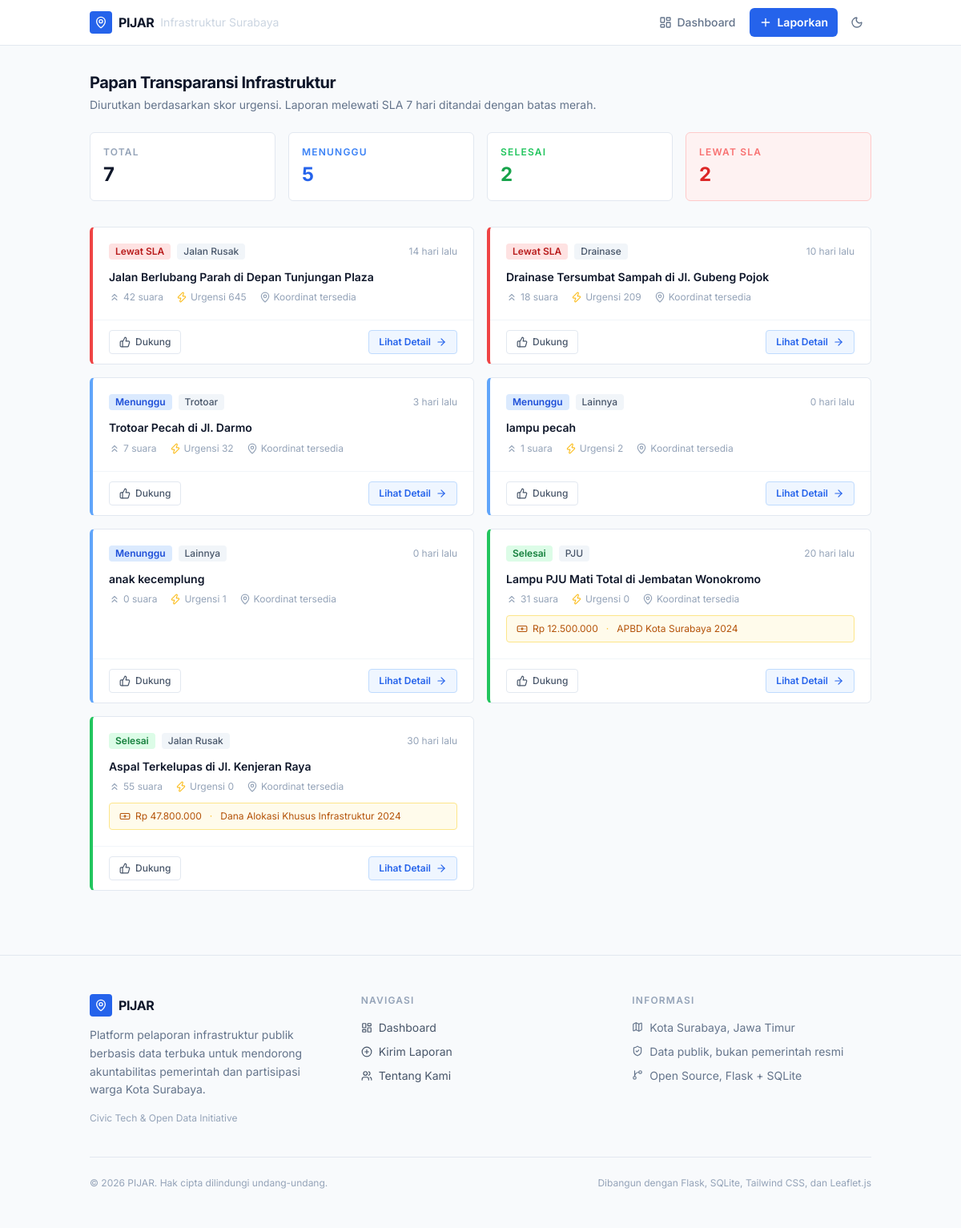
The page / on the database its author committed.
### tables this page shows
CREATE TABLE reports (
            id             INTEGER PRIMARY KEY AUTOINCREMENT,
            title          TEXT    NOT NULL,
            category       TEXT    NOT NULL,
            description    TEXT,
            latitude       REAL,
            longitude      REAL,
            issue_image    TEXT,
            resolved_image TEXT,
            budget_spent   REAL,
            budget_source  TEXT,
            created_at     TIMESTAMP DEFAULT CURRENT_TIMESTAMP,
            upvotes        INTEGER   DEFAULT 0,
            status         TEXT      DEFAULT 'pending'
        );

### app.py (the view)
@app.route("/")
def dashboard():
    db = get_db()
    rows = db.execute("SELECT * FROM reports ORDER BY created_at DESC").fetchall()
    reports = _enrich_reports(rows)
    return render_template(
        "index.html",
        reports=reports,
        total=len(reports),
        pending_count=sum(1 for r in reports if r["status"] == "pending"),
        resolved_count=sum(1 for r in reports if r["status"] == "resolved"),
        shame_count=sum(1 for r in reports if r["is_overdue"]),
        upvoted_ids=list(session.get("upvoted_ids", [])),
    )

### app.py (called while the page is built)
def get_db() -> sqlite3.Connection:
    if "_database" not in g:
        g._database = sqlite3.connect(DATABASE)
        g._database.row_factory = sqlite3.Row
        g._database.execute("PRAGMA journal_mode=WAL")
        g._database.execute("PRAGMA foreign_keys=ON")
    return g._database

def _parse_created_at(raw: str) -> datetime:
    for fmt in ("%Y-%m-%d %H:%M:%S.%f", "%Y-%m-%d %H:%M:%S"):
        try:
            return datetime.strptime(raw, fmt)
        except ValueError:
            continue
    return datetime.utcnow()

def _enrich_reports(rows) -> list[dict]:
    now = datetime.utcnow()
    enriched = []
    for row in rows:
        r = dict(row)
        created  = _parse_created_at(r["created_at"])
        days_old = (now - created).days
        r["days_old"]   = days_old
        r["is_overdue"] = (r["status"] == "pending") and (days_old > 7)
        if r["status"] == "resolved":
            r["urgency"] = 0
        else:
            r["urgency"] = (days_old + 1) * (r["upvotes"] + 1)
        enriched.append(r)
    return sorted(enriched, key=lambda x: x["urgency"], reverse=True)

### templates/index.html (shortened to what this page needs)
{% extends "base.html" %}
{% block content %}
<div class="mb-6">
  <h1 class="text-xl font-bold text-slate-900 dark:text-white tracking-tight">
    Papan Transparansi Infrastruktur
  </h1>
  <p class="mt-1 text-sm text-slate-500 dark:text-slate-400">
    Diurutkan berdasarkan skor urgensi. Laporan melewati SLA 7 hari ditandai dengan batas merah.
  </p>
</div>
<div class="grid grid-cols-2 md:grid-cols-4 gap-4 mb-8">
  <div class="bg-white dark:bg-slate-800 border border-slate-200 dark:border-slate-700 rounded-md px-4 py-4">
    <p class="text-xs font-semibold uppercase tracking-widest text-slate-400 dark:text-slate-500 mb-1">Total</p>
    <p class="text-2xl font-bold text-slate-900 dark:text-white">{{ total }}</p>
  </div>
  <div class="bg-white dark:bg-slate-800 border border-slate-200 dark:border-slate-700 rounded-md px-4 py-4">
    <p class="text-xs font-semibold uppercase tracking-widest text-blue-500 mb-1">Menunggu</p>
    <p class="text-2xl font-bold text-blue-600 dark:text-blue-400">{{ pending_count }}</p>
  </div>
  <div class="bg-white dark:bg-slate-800 border border-slate-200 dark:border-slate-700 rounded-md px-4 py-4">
    <p class="text-xs font-semibold uppercase tracking-widest text-green-500 mb-1">Selesai</p>
    <p class="text-2xl font-bold text-green-600 dark:text-green-400">{{ resolved_count }}</p>
  </div>
  <div class="rounded-md px-4 py-4
              {% if shame_count > 0 %}
                bg-red-50 dark:bg-red-900/20 border border-red-200 dark:border-red-800
              {% else %}
                bg-white dark:bg-slate-800 border border-slate-200 dark:border-slate-700
              {% endif %}">
    <p class="text-xs font-semibold uppercase tracking-widest text-red-400 mb-1">Lewat SLA</p>
    <p class="text-2xl font-bold text-red-600 dark:text-red-400">{{ shame_count }}</p>
  </div>
</div>
{% if reports %}
  <div class="grid grid-cols-1 md:grid-cols-2 gap-4">
    {% for report in reports %}
      {% if report.is_overdue %}
        {% set left_border = "border-l-4 border-l-red-500" %}
        {% set badge_cls   = "bg-red-100 text-red-700 dark:bg-red-900/40 dark:text-red-400" %}
        {% set badge_label = "Lewat SLA" %}
      {% elif report.status == 'resolved' %}
        {% set left_border = "border-l-4 border-l-green-500" %}
        {% set badge_cls   = "bg-green-100 text-green-700 dark:bg-green-900/40 dark:text-green-400" %}
        {% set badge_label = "Selesai" %}
      {% else %}
        {% set left_border = "border-l-4 border-l-blue-400" %}
        {% set badge_cls   = "bg-blue-100 text-blue-700 dark:bg-blue-900/40 dark:text-blue-400" %}
        {% set badge_label = "Menunggu" %}
      {% endif %}
      <article class="bg-white dark:bg-slate-800
                      rounded-md flex flex-col transition-colors
                      border border-slate-200 dark:border-slate-700
                      {{ left_border }}">
        <div class="p-5 flex-1">
          <div class="flex flex-wrap items-center gap-2 mb-3">
            <span class="inline-flex items-center px-2 py-0.5 rounded text-xs font-semibold {{ badge_cls }}">
              {{ badge_label }}
            </span>
            <span class="inline-flex items-center px-2 py-0.5 rounded text-xs font-medium
                         bg-slate-100 dark:bg-slate-700 text-slate-600 dark:text-slate-300">
              {{ report.category }}
            </span>
            <span class="text-xs text-slate-400 dark:text-slate-500 ml-auto">{{ report.days_old }} hari lalu</span>
          </div>
          <h2 class="font-semibold text-slate-900 dark:text-slate-100 text-sm leading-snug mb-2">
            {{ report.title }}
          </h2>
          <div class="flex items-center gap-4 text-xs text-slate-400 dark:text-slate-500">
            <span class="flex items-center gap-1">
              <i data-lucide="chevrons-up" class="w-3.5 h-3.5"></i>
              {{ report.upvotes }} suara
            </span>
            <span class="flex items-center gap-1">
              <i data-lucide="zap" class="w-3.5 h-3.5 text-amber-400"></i>
              Urgensi {{ report.urgency }}
            </span>
            {% if report.latitude and report.longitude %}
              <span class="flex items-center gap-1">
                <i data-lucide="map-pin" class="w-3.5 h-3.5"></i>
                Koordinat tersedia
              </span>
            {% endif %}
          </div>
          {% if report.status == 'resolved' and report.budget_spent %}
            <div class="mt-3 flex items-center gap-1.5 text-xs
                        text-amber-700 dark:text-amber-400
                        bg-amber-50 dark:bg-amber-900/20
                        border border-amber-200 dark:border-amber-800
                        rounded px-3 py-2">
              <i data-lucide="banknote" class="w-3.5 h-3.5 shrink-0"></i>
              <span>Rp {{ "{:,.0f}".format(report.budget_spent).replace(',', '.') }}</span>
              {% if report.budget_source %}
                <span class="text-amber-400 mx-1">·</span>
                <span class="truncate">{{ report.budget_source }}</span>
              {% endif %}
            </div>
          {% endif %}
        </div>
        <div class="px-5 py-3 border-t border-slate-100 dark:border-slate-700
                    flex items-center justify-between gap-3">
          <form action="{{ url_for('upvote', report_id=report.id) }}" method="POST" class="inline">
            {% if report.id in upvoted_ids %}
              <button type="submit" disabled
                      class="inline-flex items-center gap-1.5 px-3 py-1.5 text-xs font-medium
                             text-slate-400 dark:text-slate-500
                             bg-slate-50 dark:bg-slate-800
                             border border-slate-200 dark:border-slate-700
                             rounded opacity-60 cursor-not-allowed">
                <i data-lucide="check" class="w-3.5 h-3.5"></i>
                Didukung
              </button>
            {% else %}
              <button type="submit"
                      class="inline-flex items-center gap-1.5 px-3 py-1.5 text-xs font-medium
                             text-slate-600 dark:text-slate-300
                             bg-white dark:bg-slate-700
                             border border-slate-200 dark:border-slate-600
                             hover:bg-slate-50 dark:hover:bg-slate-600
                             hover:border-slate-300 dark:hover:border-slate-500
                             active:bg-slate-100 dark:active:bg-slate-500
                             rounded transition-colors">
                <i data-lucide="thumbs-up" class="w-3.5 h-3.5"></i>
                Dukung
              </button>
            {% endif %}
          </form>
          <a href="{{ url_for('detail', report_id=report.id) }}"
             class="inline-flex items-center gap-1.5 px-3 py-1.5 text-xs font-semibold
                    text-blue-600 dark:text-blue-400
                    bg-blue-50 dark:bg-blue-900/30
                    border border-blue-200 dark:border-blue-800
                    hover:bg-blue-100 dark:hover:bg-blue-900/50
                    active:bg-blue-200 dark:active:bg-blue-900/70
                    rounded transition-colors">
            Lihat Detail
            <i data-lucide="arrow-right" class="w-3.5 h-3.5"></i>
          </a>
        </div>
      </article>
    {% endfor %}
  </div>
{% endif %}
{% endblock %}

### templates/base.html (shortened to what this page needs)
<!DOCTYPE html>
<html lang="id" class="h-full">
<head>
  <script src="https://cdn.tailwindcss.com"></script>
</head>
<body class="h-full bg-slate-50 dark:bg-slate-900 text-slate-800 dark:text-slate-200 font-sans antialiased transition-colors duration-200">
  <header class="bg-white dark:bg-slate-800 border-b border-slate-200 dark:border-slate-700 sticky top-0 z-40 transition-colors">
    <div class="max-w-5xl mx-auto px-4 sm:px-6">
      <div class="flex items-center justify-between h-14 gap-3">
        <a href="{{ url_for('dashboard') }}" class="flex items-center gap-2 shrink-0">
          <span class="inline-flex items-center justify-center w-7 h-7 rounded bg-blue-600 text-white">
            <i data-lucide="map-pin" class="w-4 h-4"></i>
          </span>
          <span class="font-bold text-slate-900 dark:text-white text-base tracking-tight leading-none">PIJAR</span>
          <span class="hidden sm:inline text-slate-300 dark:text-slate-500 text-sm font-normal">Infrastruktur Surabaya</span>
        </a>
        <nav class="flex items-center gap-1.5">
          <a href="{{ url_for('dashboard') }}"
             class="hidden sm:inline-flex items-center gap-1.5 px-3 py-1.5 text-sm font-medium
                    text-slate-500 dark:text-slate-400
                    hover:text-slate-900 dark:hover:text-white
                    hover:bg-slate-100 dark:hover:bg-slate-700
                    rounded-md transition-colors">
            <i data-lucide="layout-dashboard" class="w-4 h-4"></i>
            Dashboard
          </a>
          <a href="{{ url_for('report') }}"
             class="inline-flex items-center gap-1.5 px-3 py-2 text-sm font-semibold text-white
                    bg-blue-600 hover:bg-blue-700 active:bg-blue-800 rounded-md transition-colors">
            <i data-lucide="plus" class="w-4 h-4"></i>
            Laporkan
          </a>
          <button id="theme-toggle"
                  aria-label="Ganti tema gelap/terang"
                  class="inline-flex items-center justify-center w-9 h-9
                         text-slate-500 dark:text-slate-400
                         hover:bg-slate-100 dark:hover:bg-slate-700
                         rounded-md transition-colors">
            <i data-lucide="moon" id="icon-moon" class="w-4 h-4 block  dark:hidden"></i>
          </button>
        </nav>
      </div>
    </div>
  </header>
  <main class="max-w-5xl mx-auto px-4 sm:px-6 py-8">
    {% block content %}{% endblock %}
  </main>
  <footer class="mt-12 border-t border-slate-200 dark:border-slate-800
                 bg-slate-50 dark:bg-slate-950 transition-colors">
    <div class="max-w-5xl mx-auto px-4 sm:px-6 py-12">
      <div class="grid grid-cols-1 md:grid-cols-3 gap-10">
        <div class="space-y-3">
          <div class="flex items-center gap-2">
            <span class="inline-flex items-center justify-center w-7 h-7 rounded bg-blue-600 text-white shrink-0">
              <i data-lucide="map-pin" class="w-4 h-4"></i>
            </span>
            <span class="font-bold text-slate-900 dark:text-white text-base tracking-tight">PIJAR</span>
          </div>
          <p class="text-sm text-slate-500 dark:text-slate-400 leading-relaxed max-w-xs">
            Platform pelaporan infrastruktur publik berbasis data terbuka untuk mendorong
            akuntabilitas pemerintah dan partisipasi warga Kota Surabaya.
          </p>
          <p class="text-xs text-slate-400 dark:text-slate-600 pt-1">
            Civic Tech &amp; Open Data Initiative
          </p>
        </div>
        <div>
          <h4 class="text-xs font-semibold uppercase tracking-widest text-slate-400 dark:text-slate-500 mb-4">
            Navigasi
          </h4>
          <ul class="space-y-2.5">
            <li>
              <a href="{{ url_for('dashboard') }}"
                 class="flex items-center gap-2 text-sm text-slate-600 dark:text-slate-400
                        hover:text-blue-600 dark:hover:text-blue-400 transition-colors">
                <i data-lucide="layout-dashboard" class="w-3.5 h-3.5"></i>
                Dashboard
              </a>
            </li>
            <li>
              <a href="{{ url_for('report') }}"
                 class="flex items-center gap-2 text-sm text-slate-600 dark:text-slate-400
                        hover:text-blue-600 dark:hover:text-blue-400 transition-colors">
                <i data-lucide="plus-circle" class="w-3.5 h-3.5"></i>
                Kirim Laporan
              </a>
            </li>
            <li>
              <a href="#"
                 class="flex items-center gap-2 text-sm text-slate-600 dark:text-slate-400
                        hover:text-blue-600 dark:hover:text-blue-400 transition-colors">
                <i data-lucide="users" class="w-3.5 h-3.5"></i>
                Tentang Kami
              </a>
            </li>
          </ul>
        </div>
        <div>
          <h4 class="text-xs font-semibold uppercase tracking-widest text-slate-400 dark:text-slate-500 mb-4">
            Informasi
          </h4>
          <ul class="space-y-2.5">
            <li class="flex items-start gap-2 text-sm text-slate-500 dark:text-slate-400">
              <i data-lucide="map" class="w-3.5 h-3.5 shrink-0 mt-0.5"></i>
              Kota Surabaya, Jawa Timur
            </li>
            <li class="flex items-start gap-2 text-sm text-slate-500 dark:text-slate-400">
              <i data-lucide="shield-check" class="w-3.5 h-3.5 shrink-0 mt-0.5"></i>
              Data publik, bukan pemerintah resmi
            </li>
            <li class="flex items-start gap-2 text-sm text-slate-500 dark:text-slate-400">
              <i data-lucide="git-branch" class="w-3.5 h-3.5 shrink-0 mt-0.5"></i>
              Open Source, Flask + SQLite
            </li>
          </ul>
        </div>
      </div>
      <div class="mt-10 pt-6 border-t border-slate-200 dark:border-slate-800
                  flex flex-col sm:flex-row items-center justify-between gap-3
                  text-xs text-slate-400 dark:text-slate-600">
        <p>© 2026 PIJAR. Hak cipta dilindungi undang-undang.</p>
        <p>Dibangun dengan Flask, SQLite, Tailwind CSS, dan Leaflet.js</p>
      </div>
    </div>
  </footer>
</body>
</html>

### rows shown on the page
reports: badge_label "Lewat SLA", category "Jalan Rusak", days_old "14", title "Jalan Berlubang Parah di Depan Tunjungan Plaza", upvotes "42", urgency "645", latitude "Koordinat tersedia", shows "Dukung"
reports: badge_label "Lewat SLA", category "Drainase", days_old "10", title "Drainase Tersumbat Sampah di Jl. Gubeng Pojok", upvotes "18", urgency "209", latitude "Koordinat tersedia", shows "Dukung"
reports: badge_label "Menunggu", category "Trotoar", days_old "3", title "Trotoar Pecah di Jl. Darmo", upvotes "7", urgency "32", latitude "Koordinat tersedia", shows "Dukung"
reports: badge_label "Menunggu", category "Lainnya", days_old "0", title "lampu pecah", upvotes "1", urgency "2", latitude "Koordinat tersedia", shows "Dukung"
reports: badge_label "Menunggu", category "Lainnya", days_old "0", title "anak kecemplung", upvotes "0", urgency "1", latitude "Koordinat tersedia", shows "Dukung"
reports: badge_label "Selesai", category "PJU", days_old "20", title "Lampu PJU Mati Total di Jembatan Wonokromo", upvotes "31", urgency "0", latitude "Koordinat tersedia", budget_spent "12.500.000", budget_source "APBD Kota Surabaya 2024", shows "Dukung"
reports: badge_label "Selesai", category "Jalan Rusak", days_old "30", title "Aspal Terkelupas di Jl. Kenjeran Raya", upvotes "55", urgency "0", latitude "Koordinat tersedia", budget_spent "47.800.000", budget_source "Dana Alokasi Khusus Infrastruktur 2024", shows "Dukung"

### other values the page prints
{{ total }} "7"
{{ pending_count }} "5"
{{ resolved_count }} "2"
{{ shame_count }} "2"
